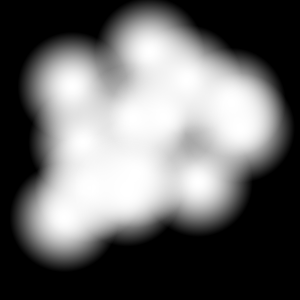
#> input picture Assets/Art/noise_generation_testing/filters/lake3.png, 300 x 300 px, found by its file name; its folder holds 4 pictures in this run
$ python water_map_generator.py
#> lines starting #> are read from the running program, lines starting #| are printed output that depends on the picture
### Assets/Art/noise_generation_testing/src/water_source_generation.py
import numpy as np
import random
import math
from PIL import Image
import noise

# [22 lines left out: function draw_circle, not called in this run]

def generate_noise(image_size, x_size, y_size, origin, height=1, noise_matrix = np.zeros((1000, 1000))):
    filter_weight = .5
    filter_matrix = Image.open("filters/lake"+ str(random.randrange(1,6)) +".png", mode="r").convert("L")
    filter_matrix = filter_matrix.resize((x_size+1, y_size+1))
    filter_matrix.rotate(random.uniform(0, 359))
    filter_matrix = np.array(filter_matrix)/255

    lake_square = np.zeros((x_size, y_size))
    seed = random.randrange(0, 1000)

    for i in range(x_size):
        for j in range(y_size):
            pixel_value = noise.pnoise3(x = i/100,
                                        y = j/100,
                                        z = seed,
                                        octaves = 5) - (filter_matrix[j][i]*filter_weight)
            lake_square[i][j] = pixel_value

    constrained_matrix = np.interp(lake_square,
                                (np.amin(lake_square),
                                np.amax(lake_square)),
                                (0, 1))
    for i in range(x_size):
        for j in range(y_size):
            x_index,y_index = i+origin[0]-round(x_size/2), j+origin[1]-round(y_size/2)
            x_index = x_index if x_index < image_size else image_size-1
            y_index = y_index if y_index < image_size else image_size-1
            noise_matrix[x_index][y_index] = height if constrained_matrix[i][j]< .5 else 0

    return noise_matrix

def gen_lakes(image_size, noise_matrix = np.zeros((1000, 1000))):
    lake_count = int(image_size/100)
    lake_count = random.randrange(int(lake_count/2), int(lake_count))


    source_points = []
    depth_change = .8/lake_count
    for i in range(lake_count):
         close = True
         while close:
             close = False
             new_point = [random.randrange(0, image_size), random.randrange(0, image_size)]
             for s in source_points:
                 if math.sqrt((s[0] - new_point[0])**2 + (s[1] - new_point[1])**2) < 150:
                     close = True
         source_points.append(new_point)
         width = random.randrange(100, 300)
         length = random.randrange(round(width/3), round(width*1.3))

         noise_matrix=generate_noise(image_size, length, width, source_points[i], .2 + i*depth_change, noise_matrix)

    img = Image.fromarray((noise_matrix*255).astype(np.uint8), mode="L")
    img.save("images/lake_noise.png")
    return noise_matrix, source_points

# [17 lines left out: function gen_lake_filter, not called in this run]


# [3 lines that do not run on import are left out]

### Assets/Art/noise_generation_testing/src/water_map_generator.py
import numpy as np
import random
import math
from PIL import Image, ImageFilter
import noise
from river_generation import generate_river
from water_source_generation import gen_lakes
from cell_noise import generate_cell_noise
from new_river_generation import draw_line


def layer_image(top_img, bottom_img):
    for i in range(len(top_img)):
        for j in range(len(top_img[0])):
            if top_img[i][j] > 0:
                bottom_img[i][j] = top_img[i][j]
    return bottom_img

def generate_water_map(image_size):
    water_map, depth_map = np.zeros((image_size, image_size)), np.zeros((image_size, image_size))
    water_map, source_points = gen_lakes(1000, water_map)
#> in generate_noise, `filter_matrix = filter_matrix.resize((x_size+1, y_size+1))`:
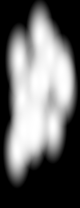
#> filter_matrix: PIL image 80x208 L; min 0, max 255, mean 104.3
#> after the loop in generate_noise, `for i in range(x_size):`: lake_square: shape (79, 207) float64; every value is 0

    points, river_points = [], []

    for i in range(len(source_points)):
        if len(source_points) < 2:
            break
        river_count = random.randrange(-1, 3)
        river_count = 0 if river_count <0 or  len(source_points)-i <= 1 else river_count
        for j in range(river_count):
            target = random.randrange(i, len(source_points))
            while target == i and len(source_points)-i > 1:
                target = random.randrange(i, len(source_points))
            water_map=draw_line(water_map, np.array(source_points[i]), np.array(source_points[target]), 10, water_map[source_points[i][0]][source_points[i][1]], water_map[source_points[target][0]][source_points[target][1]])

    points = []

    for p in source_points:
        points.append([p, (water_map[p[0]][p[1]])*255])

    print("cell noise generating")
    depth_map = generate_cell_noise(depth_map, points)
    img = Image.fromarray((water_map*255).astype(np.uint8), mode="L")
    img.save("images/water_map.png")
    depth_img =Image.fromarray(depth_map.astype(np.uint8), mode="L")
    depth_img = depth_img.filter(ImageFilter.GaussianBlur(50))
    depth_img.save("images/cell_noise.png")
    return water_map


def generate_terrain_map(image_size):
    filter_weight = 1
    filter_matrix = Image.open("images/water_map.png", mode="r").convert("L")
    filter_matrix = filter_matrix.filter(ImageFilter.GaussianBlur(20))
    filter_matrix.save("images/blurred_water_map.png")
    filter_matrix = np.array(filter_matrix)/255
    seed = random.randrange(0, 1000)

    noise_matrix = np.zeros((image_size, image_size))
    for i in range(image_size):
        for j in range(image_size):
            pixel_value = noise.pnoise3(x = i/100,
                                        y = j/100,
                                        z = seed,
                                        octaves = 5,
                                        lacunarity = 2.0,
                                        persistence = .5) - (filter_matrix[j][i]*filter_weight)
            noise_matrix[i][j] = pixel_value

    constrained_matrix = np.interp(noise_matrix,
                                (np.amin(noise_matrix),
                                np.amax(noise_matrix)),
                                (0, 1))
    img = Image.fromarray((constrained_matrix*255).astype(np.uint8), mode="L")
    img.save("images/terrain_map.png")

if __name__ == "__main__":
    generate_water_map(1000)
#> (the call stopped at in generate_noise, `pixel_value = noise.pnoise3(x = i/100, y = j/100, z = seed, octaves = ..`: noise is not available in this run)
    generate_terrain_map(1000)
#> (the run stopped early here; a loop or call above may not have finished)
